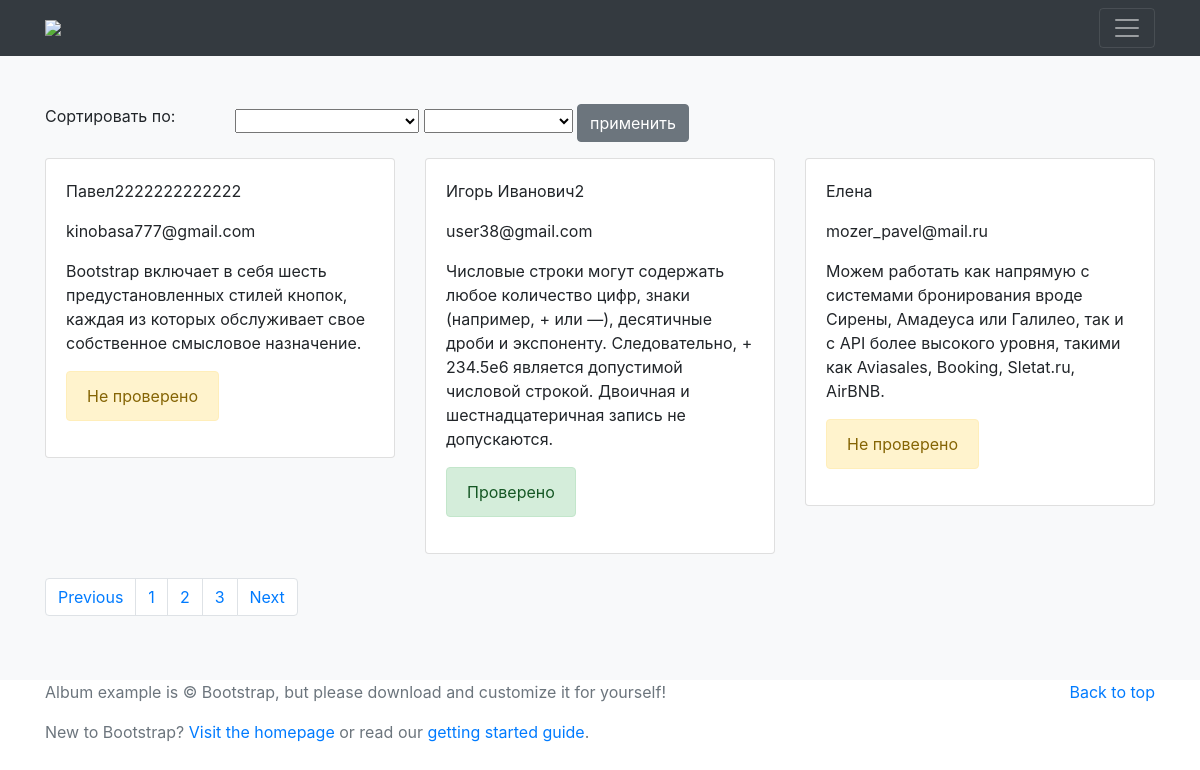
The page / on the database its author committed.
### tables this page shows
CREATE TABLE `tasks` (
  `id` int(11) NOT NULL,
  `name` varchar(255) NOT NULL,
  `email` varchar(255) NOT NULL,
  `task` text NOT NULL,
  `status` tinyint(1) NOT NULL
);

### config.php (called while the page is built)
<?php if (!defined('SITE')) exit('No direct script access allowed.');
$this->config = array(
    "host"   => "localhost",
    "dbname" => "bejee-test",
    "uname"  => "invest",
    "upass"  => "invest",
    "base_url"   => "http://bejee-test",
    "solt"   => "keyasdac235tgw",
    "template" => "template_1"
);
?>

### index.php (called while the page is built, shortened)
<?php
$Site = new App;
?>

### classes/Database.php (called while the page is built, shortened)
<?php if (!defined('SITE')) exit('No direct script access allowed.');
class Database
{
    public function getDB(){
        $host = $this->config['host'];
        $dbname = $this->config['dbname'];
        $uname = $this->config['uname'];
        $upass = $this->config['upass'];
        $link_db = @mysqli_connect($host, $uname, $upass);
                    mysqli_select_db($link_db,$dbname);
                    mysqli_set_charset($link_db, "utf8");
        return $link_db;
    }
}
?>

### views/template_1/index.php (the view, shortened to what this page needs)
<?php $this->LoadTemplate('tmpl/head'); ?>
<body>
<?php $this->LoadTemplate('tmpl/header'); ?>
    <main role="main">
      <div class="album py-5 bg-light">
        <div class="container">
            <div class="row">
                <div class="col-md-2">
                <span>Сортировать по:</span>
                </div>
                <div class="col-md-10">
                    <form action="/" method="GET" class="mb-3">
                        <select id="sort_by" name="sort_by">
                            <option value=""></option>
                            <option value="name">имени пользователя</option>
                        </select>
                        <select id="order_by" name="order_by">
                            <option value=""></option>
                            <option value="ASC">по возрастанию</option>
                        </select>
                        <input class="btn btn-secondary" type="submit" value="применить" />
                    </form>
                </div>
            </div>
          <div class="row">
<?php foreach($this->tasks as $task){ ?>
            <div class="col-md-4">
              <div class="card mb-4 box-shadow">
                <div class="card-body">
                  <p><?php echo $task->name ?></p>
                  <p><?php echo $task->email ?></p>
                  <p class="card-text"><?php echo $task->task ?></p>
                  <div class="d-flex justify-content-between align-items-center">
                        <?php if($task->status){ ?>
                        <div class="alert alert-success" role="alert">
                            Проверено
                        </div>
                        <?php }else{ ?>
                        <div class="alert alert-warning" role="alert">
                            Не проверено
                        </div>
                        <?php } ?>
                  </div>
                </div>
              </div>
            </div>
<?php } ?>
          </div>
        <div class="row">
            <div class="col-md-12 text-center">
                <nav aria-label="Page navigation example">
                  <ul class="pagination">
                    <li class="page-item"><a class="page-link" href="<?php echo $this->tasks_pagination['prev'] ?>">Previous</a></li>
                    <?php for ($i = 1; $i <= $this->tasks_pagination['total']; $i++) {  ?>
                        <li class="page-item"><a class="page-link" href="<?php  printf($this->tasks_pagination['page'],$i); ?>"><?php echo $i; ?></a></li>
                    <?php } ?>
                    <li class="page-item"><a class="page-link" href="<?php echo $this->tasks_pagination['next'] ?>">Next</a></li>
                  </ul>
                </nav>
            </div>
        </div>
        </div>
      </div>
    </main>
<?php $this->LoadTemplate('tmpl/footer'); ?>

### classes/App.php (shortened to what this page needs)
<?php if (!defined('SITE')) exit('No direct script access allowed.');
class App extends User
{
public $db;
public $on_page = 3;
function __construct() {
    $this->db = $this->getDB();
    $this->Router();
}
function Router(){
    switch ($_SERVER['REQUEST_METHOD']){
        case "GET":
        $url = $_SERVER['REQUEST_URI'];
        $q = explode('/',$url);
        if(isset($q[1])){
            switch ($q[1]){
                 default:
                    $page = $this->GetVar('page');
                    if(!$page) $page = 1;
                    $sort_by = $this->GetVar('sort_by');
                    $order_by = $this->GetVar('order_by');
                    $this->index($page,$sort_by,$order_by);
                    $this->LoadTemplate('index');
                 break;
            }
        }
        break;
    }
}
function getConfig(){
    include_once('config.php');
}
function index($page,$sort_by,$order_by){
        $start = $page * $this->on_page - $this->on_page;
        $sql  = "";
        $sql .= "SELECT * FROM `tasks`";
        $sql .= "LIMIT $start, $this->on_page ";
        $result = mysqli_query($this->db,$sql);
}
}
?>

### classes/Functions.php (shortened to what this page needs)
<?php if (!defined('SITE')) exit('No direct script access allowed.');
class Functions extends Database
{
    function LoadTemplate($string){
        if(!@file_exists('views/'.$this->config['template'].'/'.$string.'.php') ) {
            echo 'can not include';
        } else {
           include('views/'.$this->config['template'].'/'.$string.'.php');
        }
    }
}
?>

### views/template_1/tmpl/head.php (shortened to what this page needs)
<!DOCTYPE html PUBLIC "-//W3C//DTD XHTML 1.0 Transitional//EN" "http://www.w3.org/TR/xhtml1/DTD/xhtml1-transitional.dtd">
<html xmlns="http://www.w3.org/1999/xhtml" xml:lang="en" lang="en">
<head>
<link href="<?php echo $this->config['base_url'] ?>/views/<?php echo $this->config['template'] ?>/bootstrap-4.0.0/dist/css/bootstrap.min.css" rel="stylesheet">
<link href="<?php echo $this->config['base_url'] ?>/views/<?php echo $this->config['template'] ?>/bootstrap-4.0.0/dist/css/album.css" rel="stylesheet">
</head>

### views/template_1/tmpl/header.php (shortened to what this page needs)
<header>
  <div class="navbar navbar-dark bg-dark box-shadow">
    <div class="container d-flex justify-content-between">
      <a href="<?php echo $this->config['base_url'] ?>" class="navbar-brand d-flex align-items-center">
        <img src="//beejee.ru//upload/landings/files/files/beejee_header_new_white.webp" width="100"/>
      </a>
      <button class="navbar-toggler" type="button" data-toggle="collapse" data-target="#navbarHeader" aria-controls="navbarHeader" aria-expanded="false" aria-label="Toggle navigation">
        <span class="navbar-toggler-icon"></span>
      </button>
    </div>
  </div>
</header>

### views/template_1/tmpl/footer.php (shortened to what this page needs)
    <footer class="text-muted">
      <div class="container">
        <p class="float-right">
          <a href="#">Back to top</a>
        </p>
        <p>Album example is &copy; Bootstrap, but please download and customize it for yourself!</p>
        <p>New to Bootstrap? <a href="../../">Visit the homepage</a> or read our <a href="../../getting-started/">getting started guide</a>.</p>
      </div>
    </footer>
  </body>
</html>

### rows shown on the page
tasks: name "Павел2222222222222", email "kinobasa777@gmail.com", task "Bootstrap включает в себя шесть предустановленных стилей кнопок, каждая из которых обслуживает свое собственное смысловое назначение.", status "Не проверено"
tasks: name "Игорь Иванович2", email "user38@gmail.com", task "Числовые строки могут содержать любое количество цифр, знаки (например, + или —), десятичные дроби и экспоненту. Следовательно, + 234.5e6 является допустимой числовой строкой. Двоичная и шестнадцатеричная запись не допускаются.", status "Проверено"
tasks: name "Елена", email "mozer_pavel@mail.ru", task "Можем работать как напрямую с системами бронирования вроде Сирены, Амадеуса или Галилео, так и с API более высокого уровня, такими как Aviasales, Booking, Sletat.ru, AirBNB.", status "Не проверено"
